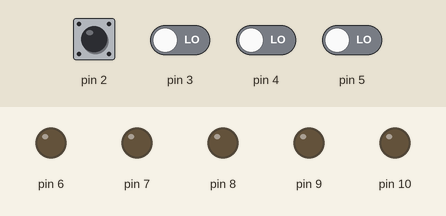
The sketch below on a simulated Arduino Nano, built with avr-gcc and run on an emulated ATmega328P. Parts: output pins drawn as LEDs (lit = HIGH). Inputs (shaded band) come from the test bench; at power-on: pin 2 HIGH, pin 3–5 LOW.

Above: at 1.2 s.
1.3 s: pin 2 pulled LOW for 0.15 s
At 1.38 s:
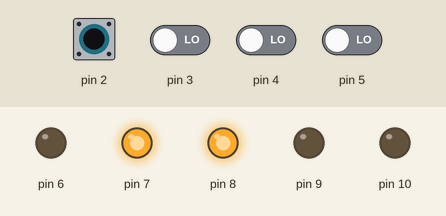
Timing chart, 0 to 4.3 s (numbered marks = the images above; inputs shaded):
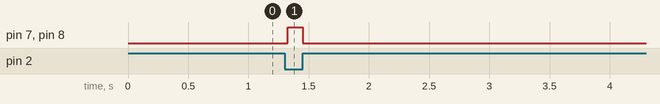

The sketch:

inputOutput.ino
```cpp
#include <inttypes.h>
#include <avr/io.h>

byte DI_00 = 2; //PD2,ServoFwd
byte DI_01 = 3; //PD3,ServoRev
byte DI_02 = 4; //PD4,StepperFwd
byte DI_03 = 5; //PD5,StepperRev

byte DO_00 = 7; //PD7
byte DO_01 = 8; //PB0
byte DO_02 = 9; //PB1
byte DO_03 = 10; //PB2

//PA0-->22,PA1-->23,PA2-->24,PA3-->25,PA4-->26,PA5-->27,PA6-->28,PA7-->29.
struct portStruct {
    byte bitMask;
    byte pin;
    volatile unsigned char *hwPort;
	boolean pullupFlag;
    volatile unsigned char *pullup;
};

//7,6,5,4,3,2,1,0
//A7,A6,13,12,11,10,9,8
portStruct diPorts[4] = {
                            {0b00000100, DI_00, &PIND, true, &PORTD},
                            {0b00001000, DI_01, &PIND, false, &PORTD},
                            {0b00010000, DI_02, &PIND, false, &PORTD},
                            {0b00100000, DI_03, &PIND, false, &PORTD}
};


portStruct doPorts[4] = {
                            {0b10000000, DO_00, &PORTD},
                            {0b00000001, DO_01, &PORTB},
                            {0b00000010, DO_02, &PORTB},
                            {0b00000100, DO_03, &PORTB}
                        };

void setup()
{
    Serial.begin(9600);
	DDRD = 0b11000010; //7,6,5,4,3,2,1,0
    DDRB = DDRB | 0b00000111; //A7,A6,13,12,11,10,9,8
}

void loop()
{
    if(!readDIPort(DI_00)){
        delay(25); //Debounce Delay /*MUST For BUTTONS*/
        if(!readDIPort(DI_00)){
            writeDOPort(DO_00,true);
            writeDOPort(DO_01,true);
        }
    }else {
        writeDOPort(DO_00,false);
        writeDOPort(DO_01,false);
        }
}
boolean readDIPort(byte inputPin)
{
    boolean val;
    byte recd;
    //byte recd = PINC; //change where DI is connected
    for( unsigned int i=0; i< sizeof(diPorts)/sizeof(portStruct); i++) {
        if(diPorts[i].pullupFlag){
            *diPorts[i].pullup |= diPorts[i].bitMask;
            recd = *diPorts[i].hwPort;
        } else
            recd = *diPorts[i].hwPort;
        if( diPorts[i].pin == inputPin ){
            val = (((recd & diPorts[i].bitMask) == 0)? false:true);
            return val;
        }
   }
}


void writeDOPort(byte port,boolean value)
{
    for(unsigned int i=0; i< sizeof(doPorts)/sizeof(portStruct); i++) {
        if( doPorts[i].pin == port){
                if(value) {
                    *doPorts[i].hwPort = *doPorts[i].hwPort | doPorts[i].bitMask;
                }
                else{
                    *doPorts[i].hwPort &= ~(doPorts[i].bitMask);
                }
            }
        }
}
```

Measured:
- after the input at 1.3 s, pin 7, pin 8: LOW → HIGH at once, → LOW 0.13 s later
